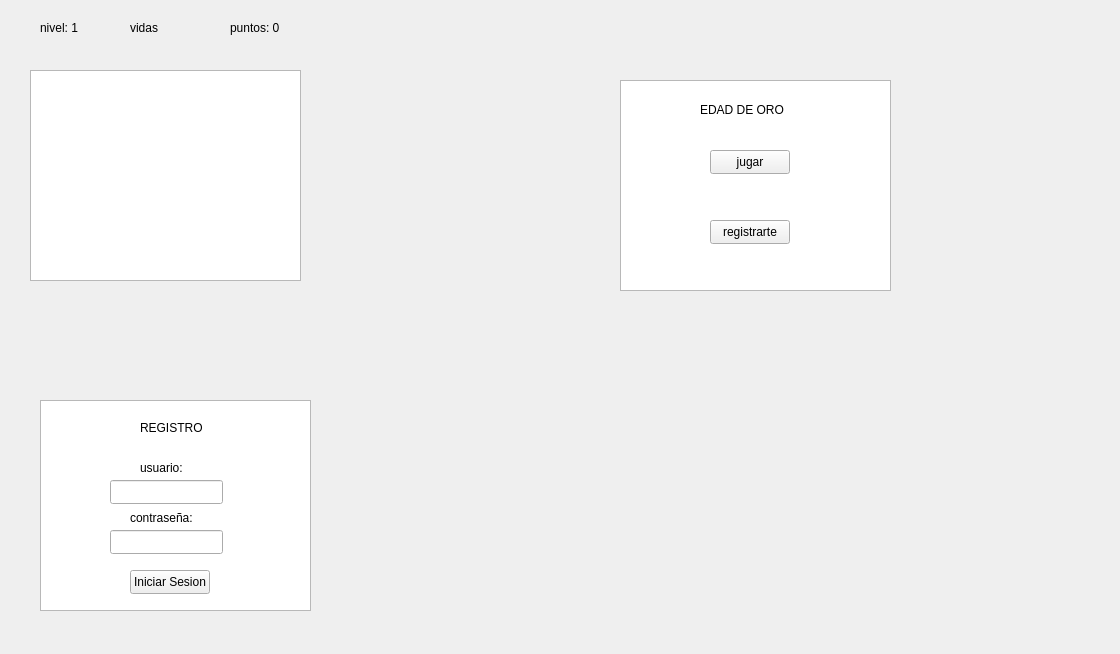
<?xml version="1.0" encoding="UTF-8"?>
<ui version="4.0">
 <class>ventanas</class>
 <widget class="QMainWindow" name="ventanas">
  <property name="geometry">
   <rect>
    <x>0</x>
    <y>0</y>
    <width>1120</width>
    <height>654</height>
   </rect>
  </property>
  <property name="windowTitle">
   <string>MainWindow</string>
  </property>
  <widget class="QWidget" name="centralwidget">
   <widget class="QWidget" name="Game_window" native="true">
    <property name="geometry">
     <rect>
      <x>30</x>
      <y>10</y>
      <width>381</width>
      <height>311</height>
     </rect>
    </property>
    <widget class="QGraphicsView" name="graphicsView">
     <property name="geometry">
      <rect>
       <x>0</x>
       <y>60</y>
       <width>271</width>
       <height>211</height>
      </rect>
     </property>
    </widget>
    <widget class="QLabel" name="L_nivel">
     <property name="geometry">
      <rect>
       <x>10</x>
       <y>10</y>
       <width>61</width>
       <height>16</height>
      </rect>
     </property>
     <property name="text">
      <string>nivel: 1</string>
     </property>
    </widget>
    <widget class="QLabel" name="L_vidas">
     <property name="geometry">
      <rect>
       <x>100</x>
       <y>10</y>
       <width>71</width>
       <height>16</height>
      </rect>
     </property>
     <property name="text">
      <string>vidas</string>
     </property>
    </widget>
    <widget class="QLabel" name="L_puntos">
     <property name="geometry">
      <rect>
       <x>200</x>
       <y>10</y>
       <width>141</width>
       <height>16</height>
      </rect>
     </property>
     <property name="text">
      <string>puntos: 0</string>
     </property>
    </widget>
   </widget>
   <widget class="QWidget" name="Game_window_2" native="true">
    <property name="geometry">
     <rect>
      <x>440</x>
      <y>10</y>
      <width>531</width>
      <height>381</height>
     </rect>
    </property>
    <widget class="QGraphicsView" name="graphicsView_2">
     <property name="geometry">
      <rect>
       <x>180</x>
       <y>70</y>
       <width>271</width>
       <height>211</height>
      </rect>
     </property>
    </widget>
    <widget class="QLabel" name="label">
     <property name="geometry">
      <rect>
       <x>260</x>
       <y>90</y>
       <width>121</width>
       <height>20</height>
      </rect>
     </property>
     <property name="frameShadow">
      <enum>QFrame::Sunken</enum>
     </property>
     <property name="text">
      <string>&lt;html&gt;&lt;head/&gt;&lt;body&gt;&lt;p&gt;EDAD DE ORO&lt;/p&gt;&lt;/body&gt;&lt;/html&gt;</string>
     </property>
    </widget>
    <widget class="QPushButton" name="pushButton">
     <property name="geometry">
      <rect>
       <x>270</x>
       <y>140</y>
       <width>80</width>
       <height>24</height>
      </rect>
     </property>
     <property name="text">
      <string>jugar</string>
     </property>
    </widget>
    <widget class="QPushButton" name="pushButton_2">
     <property name="geometry">
      <rect>
       <x>270</x>
       <y>210</y>
       <width>80</width>
       <height>24</height>
      </rect>
     </property>
     <property name="text">
      <string>registrarte</string>
     </property>
    </widget>
    <widget class="QLabel" name="backgroundLabel">
     <property name="geometry">
      <rect>
       <x>0</x>
       <y>0</y>
       <width>611</width>
       <height>391</height>
      </rect>
     </property>
     <property name="text">
      <string/>
     </property>
    </widget>
   </widget>
   <widget class="QWidget" name="Game_window_3" native="true">
    <property name="geometry">
     <rect>
      <x>40</x>
      <y>340</y>
      <width>331</width>
      <height>301</height>
     </rect>
    </property>
    <widget class="QGraphicsView" name="graphicsView_3">
     <property name="geometry">
      <rect>
       <x>0</x>
       <y>60</y>
       <width>271</width>
       <height>211</height>
      </rect>
     </property>
    </widget>
    <widget class="QLabel" name="label_2">
     <property name="geometry">
      <rect>
       <x>100</x>
       <y>80</y>
       <width>111</width>
       <height>16</height>
      </rect>
     </property>
     <property name="text">
      <string>REGISTRO</string>
     </property>
    </widget>
    <widget class="QLabel" name="label_3">
     <property name="geometry">
      <rect>
       <x>100</x>
       <y>120</y>
       <width>49</width>
       <height>16</height>
      </rect>
     </property>
     <property name="text">
      <string>usuario:</string>
     </property>
    </widget>
    <widget class="QLabel" name="label_4">
     <property name="geometry">
      <rect>
       <x>90</x>
       <y>170</y>
       <width>101</width>
       <height>16</height>
      </rect>
     </property>
     <property name="text">
      <string>contraseña:</string>
     </property>
    </widget>
    <widget class="QPushButton" name="pushButton_3">
     <property name="geometry">
      <rect>
       <x>90</x>
       <y>230</y>
       <width>80</width>
       <height>24</height>
      </rect>
     </property>
     <property name="text">
      <string>Iniciar Sesion</string>
     </property>
    </widget>
    <widget class="QLineEdit" name="lineEdit">
     <property name="geometry">
      <rect>
       <x>70</x>
       <y>140</y>
       <width>113</width>
       <height>24</height>
      </rect>
     </property>
    </widget>
    <widget class="QLineEdit" name="lineEdit_2">
     <property name="geometry">
      <rect>
       <x>70</x>
       <y>190</y>
       <width>113</width>
       <height>24</height>
      </rect>
     </property>
    </widget>
   </widget>
  </widget>
 </widget>
 <resources/>
 <connections/>
</ui>
